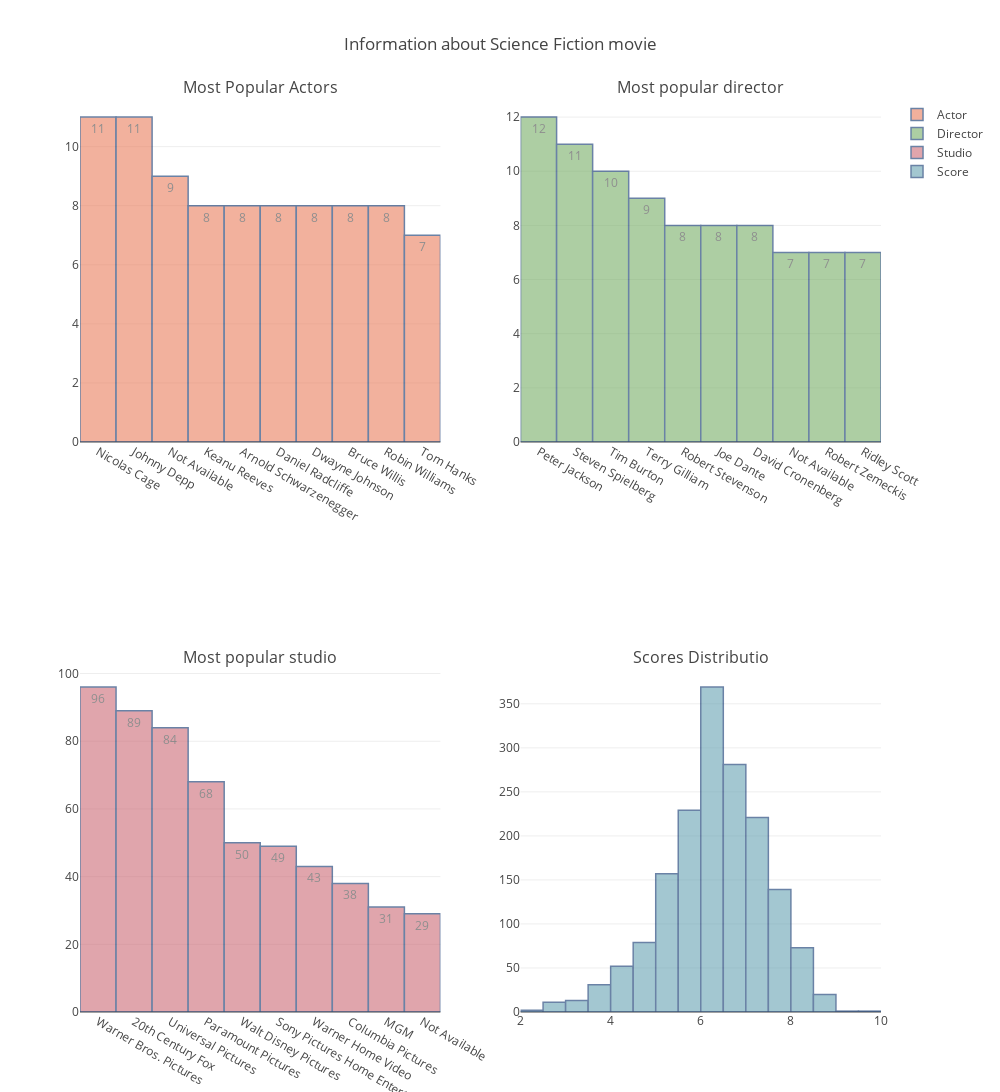

Notebook code for this chart:
### Code cell
df_scifi = movie[movie['Genre'].str.contains('SciFi')]
plt.figure(figsize=(30,20))
df_action =df_scifi
df_action.replace('  ','Not Available',inplace = True)
info = []
info.append(len(df_action))
info.append(df_action['Cast 1'].value_counts().index[0])
info.append(df_action['Director 1'].value_counts().index[0])
info.append(df_action['Studio'].value_counts().index[0])
info.append([df_action['scores'].max(),df_action[df_action['scores'] == df_action['scores'].max()]])
info.append([df_action['scores'].min(),df_action[df_action['scores'] == df_action['scores'].min()]])
fig = tools.make_subplots(rows=2, cols=2,subplot_titles = ('Most Popular Actors','Most popular director','Most popular studio','Scores Distributio'))
actor = go.Bar(
            y=df_action['Cast 1'].value_counts()[:10],
            x=df_action['Cast 1'].value_counts()[:10].index[:10],
            text=df_action['Cast 1'].value_counts()[:10],
            textposition = 'auto',
            marker=dict(
                color='rgb(234,125,92)',
                line=dict(
                    color='rgb(8,48,107)',
                    width=1.5),
            ),
            name = 'Actor',
            opacity=0.6
        )
director = go.Bar(
            y=df_action['Director 1'].value_counts()[:10],
            x=df_action['Director 1'].value_counts()[:10].index[:10],
            text=df_action['Director 1'].value_counts()[:10],
            textposition = 'auto',
            marker=dict(
                color='rgb(119,174,103)',
                line=dict(
                    color='rgb(8,48,107)',
                    width=1.5),
            ),
    name = 'Director',
            opacity=0.6
        )
studio = go.Bar(
            y=df_action['Studio'].value_counts()[:10],
            x=df_action['Studio'].value_counts()[:10].index[:10],
            text=df_action['Studio'].value_counts()[:10],
            textposition = 'auto',
            marker=dict(
                color='rgb(204,106,118)',
                line=dict(
                    color='rgb(8,48,107)',
                    width=1.5),
            ),
    name = 'Studio',
            opacity=0.6
        )
score = go.Histogram(
            x=df_action['scores'],
            xbins=dict(
            start=0,
            end=10,
            size=0.5
        ),
            marker=dict(
                color='rgb(103,162,178)',
                line=dict(
                    color='rgb(8,48,107)',
                    width=1.5),
            ),
    name = 'Score',
            opacity=0.6
        )

fig.append_trace(actor, 1, 1)
fig.append_trace(director, 1, 2)
fig.append_trace(studio, 2, 1)
fig.append_trace(score, 2, 2)
fig['layout'].update(height=1600, width=1000, title='Information about Science Fiction movie')
iplot(fig)

### Figure 1 — Plotly figure (JSON) as saved in the notebook; plotly's stock layout.template omitted (floating-point values rounded to 4 significant figures; data arrays with more than 128 entries replaced by an {"elided": "..."} marker saying what was removed)
{"data": [{"marker": {"color": "rgb(234,125,92)", "line": {"color": "rgb(8,48,107)", "width": 1.5}}, "name": "Actor", "opacity": 0.6, "text": [11, 11, 9, 8, 8, 8, 8, 8, 8, 7], "textposition": "auto", "type": "bar", "uid": "16437419-e16d-48de-a579-b82f88a66401", "x": ["Nicolas Cage  ", "Johnny Depp  ", "Not Available", "Keanu Reeves  ", "Arnold Schwarzenegger  ", "Daniel Radcliffe  ", "Dwayne Johnson  ", "Bruce Willis  ", "Robin Williams  ", "Tom Hanks  "], "xaxis": "x", "y": [11, 11, 9, 8, 8, 8, 8, 8, 8, 7], "yaxis": "y"}, {"marker": {"color": "rgb(119,174,103)", "line": {"color": "rgb(8,48,107)", "width": 1.5}}, "name": "Director", "opacity": 0.6, "text": [12, 11, 10, 9, 8, 8, 8, 7, 7, 7], "textposition": "auto", "type": "bar", "uid": "27424333-9637-4970-bd3d-7c2c6d0b974a", "x": ["Peter Jackson  ", "Steven Spielberg  ", "Tim Burton  ", "Terry Gilliam  ", "Robert Stevenson  ", "Joe Dante  ", "David Cronenberg  ", "Not Available", "Robert Zemeckis  ", "Ridley Scott  "], "xaxis": "x2", "y": [12, 11, 10, 9, 8, 8, 8, 7, 7, 7], "yaxis": "y2"}, {"marker": {"color": "rgb(204,106,118)", "line": {"color": "rgb(8,48,107)", "width": 1.5}}, "name": "Studio", "opacity": 0.6, "text": [96, 89, 84, 68, 50, 49, 43, 38, 31, 29], "textposition": "auto", "type": "bar", "uid": "8785d7d9-c036-4d7a-b6c5-ef30bd413d36", "x": ["Warner Bros. Pictures  ", "20th Century Fox  ", "Universal Pictures  ", "Paramount Pictures  ", "Walt Disney Pictures  ", "Sony Pictures Home Entertainment  ", "Warner Home Video  ", "Columbia Pictures  ", "MGM  ", "Not Available"], "xaxis": "x3", "y": [96, 89, 84, 68, 50, 49, 43, 38, 31, 29], "yaxis": "y3"}, {"marker": {"color": "rgb(103,162,178)", "line": {"color": "rgb(8,48,107)", "width": 1.5}}, "name": "Score", "opacity": 0.6, "type": "histogram", "uid": "45132e0d-8f9f-4cce-aae2-00751cd7f52d", "x": {"elided": "1679 float values"}, "xaxis": "x4", "xbins": {"end": 10, "size": 0.5, "start": 0}, "yaxis": "y4"}], "layout": {"annotations": [{"font": {"size": 16}, "showarrow": false, "text": "Most Popular Actors", "x": 0.225, "xanchor": "center", "xref": "paper", "y": 1, "yanchor": "bottom", "yref": "paper"}, {"font": {"size": 16}, "showarrow": false, "text": "Most popular director", "x": 0.775, "xanchor": "center", "xref": "paper", "y": 1, "yanchor": "bottom", "yref": "paper"}, {"font": {"size": 16}, "showarrow": false, "text": "Most popular studio", "x": 0.225, "xanchor": "center", "xref": "paper", "y": 0.375, "yanchor": "bottom", "yref": "paper"}, {"font": {"size": 16}, "showarrow": false, "text": "Scores Distributio", "x": 0.775, "xanchor": "center", "xref": "paper", "y": 0.375, "yanchor": "bottom", "yref": "paper"}], "height": 1600, "title": {"text": "Information about Science Fiction movie"}, "width": 1000, "xaxis": {"anchor": "y", "autorange": true, "domain": [0, 0.45], "range": [-0.5, 9.5], "type": "category"}, "xaxis2": {"anchor": "y2", "autorange": true, "domain": [0.55, 1], "range": [-0.5, 9.5], "type": "category"}, "xaxis3": {"anchor": "y3", "autorange": true, "domain": [0, 0.45], "range": [-0.5, 9.5], "type": "category"}, "xaxis4": {"anchor": "y4", "autorange": true, "domain": [0.55, 1], "range": [2, 10], "type": "linear"}, "yaxis": {"anchor": "x", "autorange": true, "domain": [0.625, 1], "range": [0, 11.58], "type": "linear"}, "yaxis2": {"anchor": "x2", "autorange": true, "domain": [0.625, 1], "range": [0, 12.63], "type": "linear"}, "yaxis3": {"anchor": "x3", "autorange": true, "domain": [0, 0.375], "range": [0, 101.1], "type": "linear"}, "yaxis4": {"anchor": "x4", "autorange": true, "domain": [0, 0.375], "range": [0, 388.4]}}}
